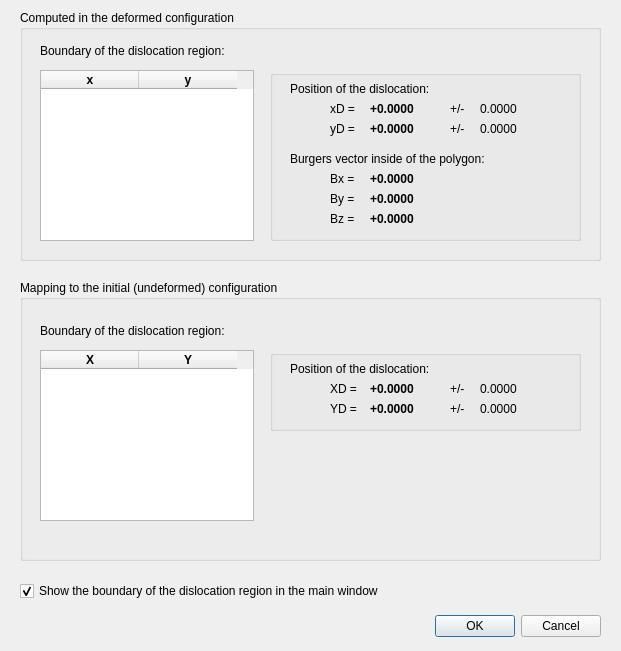
<?xml version="1.0" encoding="UTF-8"?>
<ui version="4.0">
 <class>DDPosBurgCircuitResults</class>
 <widget class="QDialog" name="DDPosBurgCircuitResults">
  <property name="geometry">
   <rect>
    <x>0</x>
    <y>0</y>
    <width>621</width>
    <height>651</height>
   </rect>
  </property>
  <property name="windowTitle">
   <string>Results of the calculation of the dislocation position</string>
  </property>
  <property name="windowFilePath">
   <string/>
  </property>
  <widget class="QDialogButtonBox" name="buttonBox">
   <property name="geometry">
    <rect>
     <x>430</x>
     <y>610</y>
     <width>171</width>
     <height>32</height>
    </rect>
   </property>
   <property name="orientation">
    <enum>Qt::Horizontal</enum>
   </property>
   <property name="standardButtons">
    <set>QDialogButtonBox::Cancel|QDialogButtonBox::Ok</set>
   </property>
  </widget>
  <widget class="QCheckBox" name="showDPoly">
   <property name="geometry">
    <rect>
     <x>20</x>
     <y>580</y>
     <width>471</width>
     <height>22</height>
    </rect>
   </property>
   <property name="text">
    <string>Show the boundary of the dislocation region in the main window</string>
   </property>
   <property name="checked">
    <bool>true</bool>
   </property>
   <property name="tristate">
    <bool>false</bool>
   </property>
  </widget>
  <widget class="QGroupBox" name="groupBox1">
   <property name="geometry">
    <rect>
     <x>20</x>
     <y>10</y>
     <width>581</width>
     <height>251</height>
    </rect>
   </property>
   <property name="title">
    <string>Computed in the deformed configuration</string>
   </property>
   <widget class="QTableWidget" name="coorNodes_rel">
    <property name="geometry">
     <rect>
      <x>20</x>
      <y>60</y>
      <width>214</width>
      <height>171</height>
     </rect>
    </property>
    <property name="font">
     <font>
      <weight>75</weight>
      <bold>true</bold>
     </font>
    </property>
    <property name="toolTip">
     <string>positions of atoms in units of the lattice parameter in the unrelaxed and relaxed configurations</string>
    </property>
    <property name="autoFillBackground">
     <bool>false</bool>
    </property>
    <property name="frameShape">
     <enum>QFrame::StyledPanel</enum>
    </property>
    <property name="gridStyle">
     <enum>Qt::SolidLine</enum>
    </property>
    <property name="rowCount">
     <number>0</number>
    </property>
    <attribute name="horizontalHeaderVisible">
     <bool>true</bool>
    </attribute>
    <attribute name="horizontalHeaderDefaultSectionSize">
     <number>98</number>
    </attribute>
    <attribute name="verticalHeaderVisible">
     <bool>false</bool>
    </attribute>
    <attribute name="verticalHeaderDefaultSectionSize">
     <number>20</number>
    </attribute>
    <column>
     <property name="text">
      <string>x</string>
     </property>
    </column>
    <column>
     <property name="text">
      <string>y</string>
     </property>
    </column>
   </widget>
   <widget class="QGroupBox" name="groupBox1_1">
    <property name="geometry">
     <rect>
      <x>250</x>
      <y>60</y>
      <width>311</width>
      <height>171</height>
     </rect>
    </property>
    <widget class="QLabel" name="ydrel_tol">
     <property name="geometry">
      <rect>
       <x>210</x>
       <y>50</y>
       <width>67</width>
       <height>17</height>
      </rect>
     </property>
     <property name="text">
      <string>0.0000</string>
     </property>
    </widget>
    <widget class="QLabel" name="label_3">
     <property name="geometry">
      <rect>
       <x>60</x>
       <y>50</y>
       <width>67</width>
       <height>17</height>
      </rect>
     </property>
     <property name="text">
      <string>yD =</string>
     </property>
    </widget>
    <widget class="QLabel" name="xdrel_tol">
     <property name="geometry">
      <rect>
       <x>210</x>
       <y>30</y>
       <width>67</width>
       <height>17</height>
      </rect>
     </property>
     <property name="text">
      <string>0.0000</string>
     </property>
    </widget>
    <widget class="QLabel" name="label">
     <property name="geometry">
      <rect>
       <x>20</x>
       <y>10</y>
       <width>191</width>
       <height>17</height>
      </rect>
     </property>
     <property name="text">
      <string>Position of the dislocation:</string>
     </property>
    </widget>
    <widget class="QLabel" name="pm2">
     <property name="geometry">
      <rect>
       <x>180</x>
       <y>50</y>
       <width>21</width>
       <height>17</height>
      </rect>
     </property>
     <property name="text">
      <string>+/-</string>
     </property>
    </widget>
    <widget class="QLabel" name="pm1">
     <property name="geometry">
      <rect>
       <x>180</x>
       <y>30</y>
       <width>21</width>
       <height>17</height>
      </rect>
     </property>
     <property name="text">
      <string>+/-</string>
     </property>
    </widget>
    <widget class="QLabel" name="label_2">
     <property name="geometry">
      <rect>
       <x>60</x>
       <y>30</y>
       <width>67</width>
       <height>17</height>
      </rect>
     </property>
     <property name="text">
      <string>xD =</string>
     </property>
    </widget>
    <widget class="QLabel" name="xdrel">
     <property name="geometry">
      <rect>
       <x>100</x>
       <y>30</y>
       <width>81</width>
       <height>17</height>
      </rect>
     </property>
     <property name="font">
      <font>
       <weight>75</weight>
       <bold>true</bold>
      </font>
     </property>
     <property name="text">
      <string>+0.0000</string>
     </property>
    </widget>
    <widget class="QLabel" name="ydrel">
     <property name="geometry">
      <rect>
       <x>100</x>
       <y>50</y>
       <width>81</width>
       <height>17</height>
      </rect>
     </property>
     <property name="font">
      <font>
       <weight>75</weight>
       <bold>true</bold>
      </font>
     </property>
     <property name="text">
      <string>+0.0000</string>
     </property>
    </widget>
    <widget class="QLabel" name="label_4">
     <property name="geometry">
      <rect>
       <x>20</x>
       <y>80</y>
       <width>261</width>
       <height>17</height>
      </rect>
     </property>
     <property name="text">
      <string>Burgers vector inside of the polygon:</string>
     </property>
    </widget>
    <widget class="QLabel" name="label_5">
     <property name="geometry">
      <rect>
       <x>60</x>
       <y>100</y>
       <width>67</width>
       <height>17</height>
      </rect>
     </property>
     <property name="text">
      <string>Bx =</string>
     </property>
    </widget>
    <widget class="QLabel" name="label_6">
     <property name="geometry">
      <rect>
       <x>60</x>
       <y>120</y>
       <width>67</width>
       <height>17</height>
      </rect>
     </property>
     <property name="text">
      <string>By =</string>
     </property>
    </widget>
    <widget class="QLabel" name="label_7">
     <property name="geometry">
      <rect>
       <x>60</x>
       <y>140</y>
       <width>67</width>
       <height>17</height>
      </rect>
     </property>
     <property name="text">
      <string>Bz =</string>
     </property>
    </widget>
    <widget class="QLabel" name="Bx">
     <property name="geometry">
      <rect>
       <x>100</x>
       <y>100</y>
       <width>81</width>
       <height>17</height>
      </rect>
     </property>
     <property name="font">
      <font>
       <weight>75</weight>
       <bold>true</bold>
      </font>
     </property>
     <property name="text">
      <string>+0.0000</string>
     </property>
    </widget>
    <widget class="QLabel" name="By">
     <property name="geometry">
      <rect>
       <x>100</x>
       <y>120</y>
       <width>81</width>
       <height>17</height>
      </rect>
     </property>
     <property name="font">
      <font>
       <weight>75</weight>
       <bold>true</bold>
      </font>
     </property>
     <property name="text">
      <string>+0.0000</string>
     </property>
    </widget>
    <widget class="QLabel" name="Bz">
     <property name="geometry">
      <rect>
       <x>100</x>
       <y>140</y>
       <width>81</width>
       <height>17</height>
      </rect>
     </property>
     <property name="font">
      <font>
       <weight>75</weight>
       <bold>true</bold>
      </font>
     </property>
     <property name="text">
      <string>+0.0000</string>
     </property>
    </widget>
   </widget>
   <widget class="QLabel" name="label_10">
    <property name="geometry">
     <rect>
      <x>20</x>
      <y>30</y>
      <width>251</width>
      <height>21</height>
     </rect>
    </property>
    <property name="text">
     <string>Boundary of the dislocation region:</string>
    </property>
   </widget>
  </widget>
  <widget class="QGroupBox" name="groupBox2">
   <property name="geometry">
    <rect>
     <x>20</x>
     <y>280</y>
     <width>581</width>
     <height>281</height>
    </rect>
   </property>
   <property name="title">
    <string>Mapping to the initial (undeformed) configuration</string>
   </property>
   <widget class="QLabel" name="label_16">
    <property name="geometry">
     <rect>
      <x>20</x>
      <y>40</y>
      <width>251</width>
      <height>21</height>
     </rect>
    </property>
    <property name="text">
     <string>Boundary of the dislocation region:</string>
    </property>
   </widget>
   <widget class="QGroupBox" name="groupBox2_2">
    <property name="geometry">
     <rect>
      <x>250</x>
      <y>70</y>
      <width>311</width>
      <height>81</height>
     </rect>
    </property>
    <widget class="QLabel" name="ydinit_tol">
     <property name="geometry">
      <rect>
       <x>210</x>
       <y>50</y>
       <width>67</width>
       <height>17</height>
      </rect>
     </property>
     <property name="text">
      <string>0.0000</string>
     </property>
    </widget>
    <widget class="QLabel" name="label_8">
     <property name="geometry">
      <rect>
       <x>60</x>
       <y>50</y>
       <width>67</width>
       <height>17</height>
      </rect>
     </property>
     <property name="text">
      <string>YD =</string>
     </property>
    </widget>
    <widget class="QLabel" name="xdinit_tol">
     <property name="geometry">
      <rect>
       <x>210</x>
       <y>30</y>
       <width>67</width>
       <height>17</height>
      </rect>
     </property>
     <property name="text">
      <string>0.0000</string>
     </property>
    </widget>
    <widget class="QLabel" name="label_9">
     <property name="geometry">
      <rect>
       <x>20</x>
       <y>10</y>
       <width>191</width>
       <height>17</height>
      </rect>
     </property>
     <property name="text">
      <string>Position of the dislocation:</string>
     </property>
    </widget>
    <widget class="QLabel" name="pm2_2">
     <property name="geometry">
      <rect>
       <x>180</x>
       <y>50</y>
       <width>21</width>
       <height>17</height>
      </rect>
     </property>
     <property name="text">
      <string>+/-</string>
     </property>
    </widget>
    <widget class="QLabel" name="pm1_2">
     <property name="geometry">
      <rect>
       <x>180</x>
       <y>30</y>
       <width>21</width>
       <height>17</height>
      </rect>
     </property>
     <property name="text">
      <string>+/-</string>
     </property>
    </widget>
    <widget class="QLabel" name="label_11">
     <property name="geometry">
      <rect>
       <x>60</x>
       <y>30</y>
       <width>67</width>
       <height>17</height>
      </rect>
     </property>
     <property name="text">
      <string>XD =</string>
     </property>
    </widget>
    <widget class="QLabel" name="xdinit">
     <property name="geometry">
      <rect>
       <x>100</x>
       <y>30</y>
       <width>81</width>
       <height>17</height>
      </rect>
     </property>
     <property name="font">
      <font>
       <weight>75</weight>
       <bold>true</bold>
      </font>
     </property>
     <property name="text">
      <string>+0.0000</string>
     </property>
    </widget>
    <widget class="QLabel" name="ydinit">
     <property name="geometry">
      <rect>
       <x>100</x>
       <y>50</y>
       <width>81</width>
       <height>17</height>
      </rect>
     </property>
     <property name="font">
      <font>
       <weight>75</weight>
       <bold>true</bold>
      </font>
     </property>
     <property name="text">
      <string>+0.0000</string>
     </property>
    </widget>
   </widget>
   <widget class="QTableWidget" name="coorNodes_init">
    <property name="geometry">
     <rect>
      <x>20</x>
      <y>70</y>
      <width>214</width>
      <height>171</height>
     </rect>
    </property>
    <property name="font">
     <font>
      <weight>75</weight>
      <bold>true</bold>
     </font>
    </property>
    <property name="toolTip">
     <string>positions of atoms in units of the lattice parameter in the unrelaxed and relaxed configurations</string>
    </property>
    <property name="autoFillBackground">
     <bool>false</bool>
    </property>
    <property name="frameShape">
     <enum>QFrame::StyledPanel</enum>
    </property>
    <property name="gridStyle">
     <enum>Qt::SolidLine</enum>
    </property>
    <property name="rowCount">
     <number>0</number>
    </property>
    <attribute name="horizontalHeaderVisible">
     <bool>true</bool>
    </attribute>
    <attribute name="horizontalHeaderDefaultSectionSize">
     <number>98</number>
    </attribute>
    <attribute name="verticalHeaderVisible">
     <bool>false</bool>
    </attribute>
    <attribute name="verticalHeaderDefaultSectionSize">
     <number>20</number>
    </attribute>
    <column>
     <property name="text">
      <string>X</string>
     </property>
    </column>
    <column>
     <property name="text">
      <string>Y</string>
     </property>
    </column>
   </widget>
  </widget>
 </widget>
 <resources/>
 <connections>
  <connection>
   <sender>buttonBox</sender>
   <signal>accepted()</signal>
   <receiver>DDPosBurgCircuitResults</receiver>
   <slot>accept()</slot>
   <hints>
    <hint type="sourcelabel">
     <x>248</x>
     <y>254</y>
    </hint>
    <hint type="destinationlabel">
     <x>157</x>
     <y>274</y>
    </hint>
   </hints>
  </connection>
  <connection>
   <sender>buttonBox</sender>
   <signal>rejected()</signal>
   <receiver>DDPosBurgCircuitResults</receiver>
   <slot>reject()</slot>
   <hints>
    <hint type="sourcelabel">
     <x>316</x>
     <y>260</y>
    </hint>
    <hint type="destinationlabel">
     <x>286</x>
     <y>274</y>
    </hint>
   </hints>
  </connection>
 </connections>
</ui>
